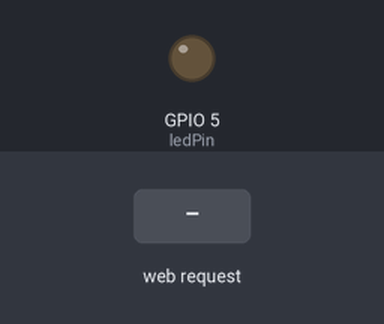
The sketch below on a simulated ESP8266 (NodeMCU). On the bench: output pins drawn as LEDs (lit = HIGH). Inputs (shaded band) come from the test bench. WiFi joins after 1.5 s; servers stay silent unless stated; what the sketch prints to the serial monitor is not drawn.

Above: at 2.7 s.
2.8 s: HTTP request GET /LED=ON received
At 3.9 s:
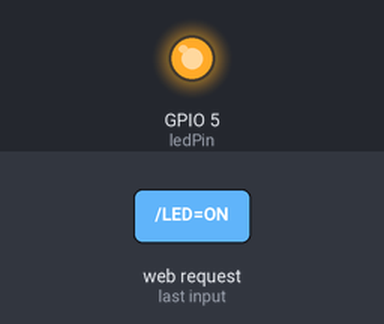
4.3 s: HTTP request GET /LED=OFF received
At 5.0 s:
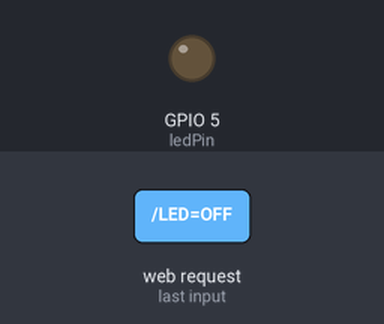
Timing chart, 0 to 7.3 s (numbered marks = the images above; inputs shaded):
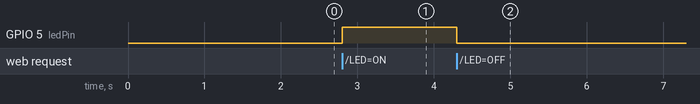

The sketch:

led_wifi.ino
```cpp
#include <ESP8266WiFi.h>

// Nome da Rede
const char* ssid = "Milka";

//Password da rede
const char* password = "SenhaDaRede";

// GPIO5 do ESP8266 e D1 do NodeMCU
int ledPin = 5;

//DEFINIÇÃO DE IP FIXO PARA O NODEMCU
//COLOQUE UMA FAIXA DE IP DISPONÍVEL DO SEU ROTEADOR. EX: 192.168.1.110 **** ISSO VARIA, NO MEU CASO É: 192.168.0.175
IPAddress ip(192,168,0,175);
//GATEWAY DE CONEXÃO (ALTERE PARA O GATEWAY DO SEU ROTEADOR)
IPAddress gateway(192,168,0,1);
//MASCARA DE REDE
IPAddress subnet(255,255,255,0);

// Porta 80
WiFiServer server(80);

void setup() {

  Serial.begin(115200);

  delay(10);

  // Define o D7 como saída
  pinMode(ledPin, OUTPUT);

  // O LED começa desligado
  digitalWrite(ledPin, LOW);

  // Comunicação com a rede WiFi

  // Mode de estação
  WiFi.mode(WIFI_STA);

  // Inicia a ligação a rede
  WiFi.begin(ssid, password);

  //PASSA OS PARÂMETROS PARA A FUNÇÃO QUE VAI SETAR O IP FIXO NO NODEMCU
  WiFi.config(ip, gateway, subnet);

  while (WiFi.status() != WL_CONNECTED) {

    delay(500);

    // Enquanto a ligação não for efectuada com sucesso é apresentado no monitor série uma sucessão de “.”
    Serial.print(".");
  }

  Serial.println("");

  // Se a ligação é efectuada com sucesso apresenta esta mensagem no monitor série
  Serial.println("WiFi connected");

  // Servidor
  // Comunicação com o servidor
  server.begin();

  //é apresentado no monitor série que o  servidor foi iniciado
  Serial.println("Servidor iniciado");

}

void loop() {

  if(WiFi.status() != WL_CONNECTED){

    Serial.println("Reconectando...");
    // Função que reconectará ao WIFI caso esteja disponível novamente.

    WiFi.reconnect();
    // Se o status de WiFi.status() continuar diferente de WL_CONNECTED

    // vai aguardar 1 segundo até a proxima verificação.
    delay(1000);
  }

  // Verificação se o cliente está conectado

  WiFiClient client = server.available();

  // Verifica se o cliente está conectado ao servidor, executa este ciclo até estar conectado
  if (!client) {

    return;

  }

  // Espera até o cliente enviar dados

  //Apresenta esta mensagem quando o cliente se liga ao servidor
  Serial.println("novo cliente");

  while(!client.available()){

    delay(1);

  }

  // Ler a primeira linha do pedido

  String request = client.readStringUntil('\r');

  Serial.println(request);

  client.flush();

  // Operação do pedido

  int value = LOW;

  if (request.indexOf("/LED=ON") != -1)  {

    // Se o pedido no LedPin for LED=ON, acende o LED
    digitalWrite(ledPin, HIGH);

    value = HIGH;

  }

  if (request.indexOf("/LED=OFF") != -1)  {

    // Se o pedido no LedPin for LED=OFF, apaga o LED
    digitalWrite(ledPin, LOW);

    value = LOW;

  }

  // Inicialização da página HTML

  // Retorno do resposta

  client.println("HTTP/1.1 200 OK");

  client.println("Content-Type: text/html");

  client.println(""); //  do not forget this one

  client.println("<!DOCTYPE HTML>");

  client.println("<html>");

  client.print("Estado do LED: ");

  // Se está ligado apresenta “on”
  if(value == HIGH) {

    client.print("On");

  } else {

    // Se está desligado apresenta “Off”
    client.print("Off");

  }

  client.println("<br><br>");

  // Ligar o LED corresponde Turn On
  client.println("<a href=\"/LED=ON\"\"><button>Turn On </button></a>");

  // Desligar o LED corresponde Turn Off
  client.println("<a href=\"/LED=OFF\"\"><button>Turn Off </button></a><br />");

  client.println("</html>");

  delay(1);

  // Depois do cliente efectuar o pedido apresenta esta mensagem no monitor série
  Serial.println("Cliente desconectado");

  Serial.println("");

}
```

Measured:
- after the input at 2.8 s, GPIO 5 (ledPin): LOW → HIGH at once
- after the input at 4.3 s, GPIO 5 (ledPin): HIGH → LOW at once
